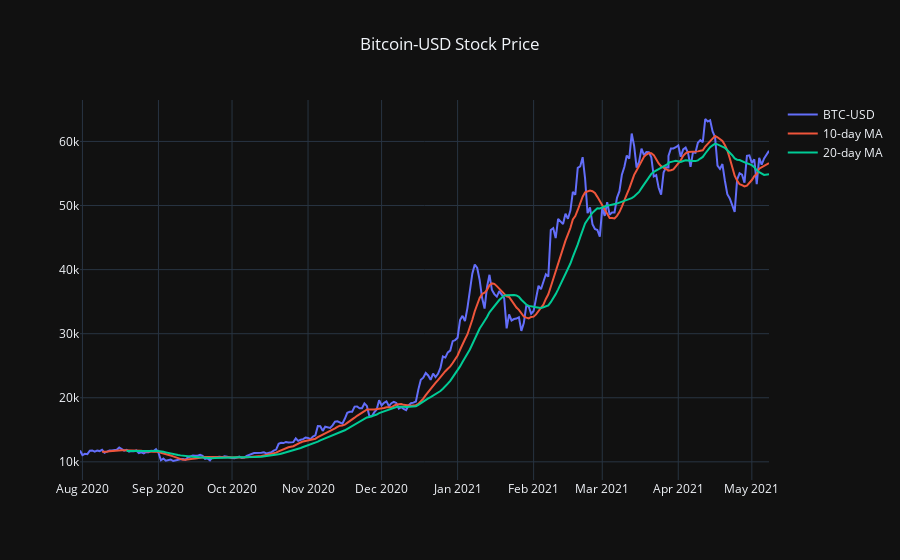

Notebook cell for this chart:
### Code cell
btc['10-day MA'] = btc['Close'].rolling(window=10).mean()
btc['20-day MA'] = btc['Close'].rolling(window=20).mean()
btc['50-day MA'] = btc['Close'].rolling(window=50).mean()

trace0 = go.Scatter(x = btc.Date, y = btc.Close, name = 'BTC-USD')
trace1 = go.Scatter(x = btc.Date, y = btc['10-day MA'], name = '10-day MA')
trace2 = go.Scatter(x = btc.Date, y = btc['20-day MA'], name = '20-day MA')

fig1 = go.Figure([trace0, trace1, trace2])

fig1.update_layout(
    title={
        'text': "Bitcoin-USD Stock Price",
        'x':0.5,
        'xanchor': 'center'})

fig1.show()

### Figure 1 — Plotly figure (JSON) as saved in the notebook; plotly's stock layout.template omitted (floating-point values rounded to 4 significant figures; data arrays with more than 128 entries replaced by an {"elided": "..."} marker saying what was removed)
{"data": [{"name": "BTC-USD", "type": "scatter", "x": {"elided": "278 str values"}, "y": {"elided": "278 float values"}}, {"name": "10-day MA", "type": "scatter", "x": {"elided": "278 str values"}, "y": {"elided": "278 float values"}}, {"name": "20-day MA", "type": "scatter", "x": {"elided": "278 str values"}, "y": {"elided": "278 float values"}}], "layout": {"title": {"text": "Bitcoin-USD Stock Price", "x": 0.5, "xanchor": "center"}}}
